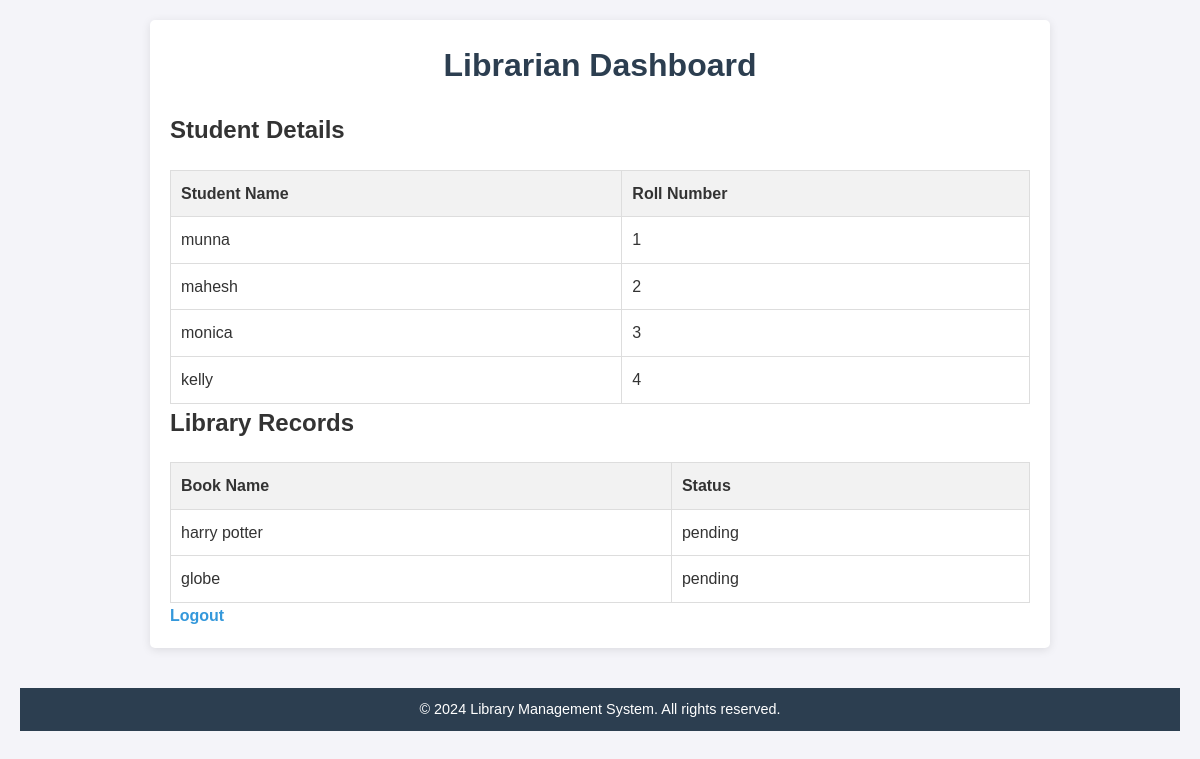
The page /api/librarian-dashboard/ (signed in) on the database its author committed.
### school/models.py (models this page shows, shortened)
class Student(models.Model):
    name = models.CharField(max_length=255)
    roll_number = models.CharField(max_length=50, unique=True)
    class_name = models.CharField(max_length=50)
    created_at = models.DateTimeField(auto_now_add=True)
    updated_at = models.DateTimeField(auto_now=True)

class LibraryHistory(models.Model):
    student = models.ForeignKey(Student, on_delete=models.CASCADE, related_name='library_records')
    book_name = models.CharField(max_length=255)
    borrow_date = models.DateField()
    return_date = models.DateField(null=True, blank=True)
    status = models.CharField(max_length=50)  # e.g., 'borrowed', 'returned'

### school/views.py (the view)
# urls.py: path('librarian-dashboard/', views.librarian_dashboard, name='librarian_dashboard'),
@login_required
def librarian_dashboard(request):
    if request.user.role not in ['admin', 'librarian']:
        messages.error(request, "You are not authorized to access this page.")
        return redirect('login')
    students = Student.objects.all()  # View-only
    library_records = LibraryHistory.objects.all()  # View-only
    context = {
        'students': students,
        'library_records': library_records,
    }
    return render(request, 'librarian_dashboard.html', context)

### school/Templates/librarian_dashboard.html (shortened to what this page needs)
<!DOCTYPE html>
<html lang="en">
<head>
    {% load static %}
    <link rel="stylesheet" type="text/css" href="{% static 'css/static.css' %}">
</head>
<body>
    <div class="container">
        <h1>Librarian Dashboard</h1>
        <div class="section">
            <h2>Student Details</h2>
            <table>
                <thead>
                    <tr>
                        <th>Student Name</th>
                        <th>Roll Number</th>
                    </tr>
                </thead>
                <tbody>
                    {% for student in students %}
                        <tr>
                            <td>{{ student.name }}</td>
                            <td>{{ student.roll_number }}</td>
                        </tr>
                    {% endfor %}
                </tbody>
            </table>
        </div>
        <div class="section">
            <h2>Library Records</h2>
            <table>
                <thead>
                    <tr>
                        <th>Book Name</th>
                        <th>Status</th>
                    </tr>
                </thead>
                <tbody>
                    {% for record in library_records %}
                        <tr>
                            <td>{{ record.book_name }}</td>
                            <td>{{ record.status }}</td>
                        </tr>
                    {% endfor %}
                </tbody>
            </table>
        </div>
        <div class="section">
            <a href="{% url 'logout' %}" class="btn">Logout</a>
        </div>
    </div>
    <footer>
        &copy; 2024 Library Management System. All rights reserved.
    </footer>
</body>
</html>

### school/static/css/static.css (style rules this page uses)
* { margin: 0; padding: 0; box-sizing: border-box; }
body { font-family: 'Arial', sans-serif; line-height: 1.6; background-color: #f4f4f9; color: #333; padding: 20px; }
h1 { text-align: center; color: #2c3e50; margin-bottom: 20px; }
.container { max-width: 900px; margin: 0 auto; background-color: #fff; padding: 20px; box-shadow: 0 2px 10px rgba(0, 0, 0, 0.1); border-radius: 5px; }
a { color: #3498db; text-decoration: none; font-weight: bold; }
table { width: 100%; border-collapse: collapse; margin-top: 20px; }
table, th, td { border: 1px solid #ddd; }
th, td { padding: 10px; text-align: left; }
th { background-color: #f2f2f2; }
footer { text-align: center; padding: 10px; margin-top: 40px; background-color: #2c3e50; color: white; font-size: 0.9rem; }

### rows shown on the page
Student: name "munna", roll_number "1"
Student: name "mahesh", roll_number "2"
Student: name "monica", roll_number "3"
Student: name "kelly", roll_number "4"
LibraryHistory: book_name "harry potter", status "pending"
LibraryHistory: book_name "globe", status "pending"
